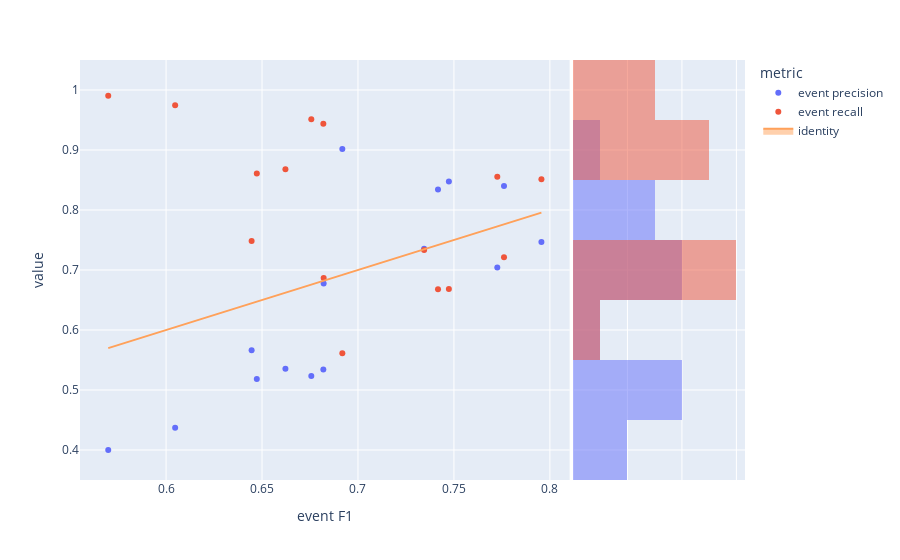

The notebook cell this image was saved under:
### Code cell
fig=px.scatter(visualTradeoff,x='event F1',y='value',color='metric', marginal_y="histogram")
fig.add_trace(
    go.Scatter(x=experimentModels['eventF1'], y=experimentModels['eventF1'], name="identity", mode='lines',fill="toself")
)
fig.show()

### Figure 1 — Plotly figure (JSON) as saved in the notebook; plotly's stock layout.template omitted (floating-point values rounded to 4 significant figures)
{"data": [{"hovertemplate": "metric=event precision<br>event F1=%{x}<br>value=%{y}<extra></extra>", "legendgroup": "event precision", "marker": {"color": "#636efa", "symbol": "circle"}, "mode": "markers", "name": "event precision", "orientation": "v", "showlegend": true, "type": "scatter", "x": [0.6919, 0.7956, 0.6446, 0.6622, 0.6821, 0.6473, 0.7761, 0.7726, 0.682, 0.7345, 0.6757, 0.6047, 0.7417, 0.7474, 0.5699], "xaxis": "x", "y": [0.9015, 0.7467, 0.5661, 0.5353, 0.6776, 0.5185, 0.84, 0.7044, 0.534, 0.7355, 0.5234, 0.4369, 0.8342, 0.8475, 0.4], "yaxis": "y"}, {"alignmentgroup": "True", "bingroup": "y", "hovertemplate": "metric=event precision<br>value=%{y}<br>count=%{x}<extra></extra>", "legendgroup": "event precision", "marker": {"color": "#636efa"}, "name": "event precision", "offsetgroup": "event precision", "opacity": 0.5, "showlegend": false, "type": "histogram", "xaxis": "x2", "y": [0.9015, 0.7467, 0.5661, 0.5353, 0.6776, 0.5185, 0.84, 0.7044, 0.534, 0.7355, 0.5234, 0.4369, 0.8342, 0.8475, 0.4], "yaxis": "y2"}, {"hovertemplate": "metric=event recall<br>event F1=%{x}<br>value=%{y}<extra></extra>", "legendgroup": "event recall", "marker": {"color": "#EF553B", "symbol": "circle"}, "mode": "markers", "name": "event recall", "orientation": "v", "showlegend": true, "type": "scatter", "x": [0.6919, 0.7956, 0.6446, 0.6622, 0.6821, 0.6473, 0.7761, 0.7726, 0.682, 0.7345, 0.6757, 0.6047, 0.7417, 0.7474, 0.5699], "xaxis": "x", "y": [0.5613, 0.8513, 0.7483, 0.868, 0.6867, 0.8607, 0.7211, 0.8553, 0.9439, 0.7334, 0.9513, 0.9747, 0.6681, 0.6684, 0.9905], "yaxis": "y"}, {"alignmentgroup": "True", "bingroup": "y", "hovertemplate": "metric=event recall<br>value=%{y}<br>count=%{x}<extra></extra>", "legendgroup": "event recall", "marker": {"color": "#EF553B"}, "name": "event recall", "offsetgroup": "event recall", "opacity": 0.5, "showlegend": false, "type": "histogram", "xaxis": "x2", "y": [0.5613, 0.8513, 0.7483, 0.868, 0.6867, 0.8607, 0.7211, 0.8553, 0.9439, 0.7334, 0.9513, 0.9747, 0.6681, 0.6684, 0.9905], "yaxis": "y2"}, {"fill": "toself", "mode": "lines", "name": "identity", "type": "scatter", "x": [0.6919, 0.7956, 0.6446, 0.6622, 0.6821, 0.6473, 0.7761, 0.7726, 0.682, 0.7345, 0.6757, 0.6047, 0.7417, 0.7474, 0.5699], "y": [0.6919, 0.7956, 0.6446, 0.6622, 0.6821, 0.6473, 0.7761, 0.7726, 0.682, 0.7345, 0.6757, 0.6047, 0.7417, 0.7474, 0.5699]}], "layout": {"barmode": "overlay", "legend": {"title": {"text": "metric"}, "tracegroupgap": 0}, "margin": {"t": 60}, "xaxis": {"anchor": "y", "domain": [0, 0.7363], "title": {"text": "event F1"}}, "xaxis2": {"anchor": "y2", "domain": [0.7413, 1], "matches": "x2", "showgrid": true, "showline": false, "showticklabels": false, "ticks": ""}, "yaxis": {"anchor": "x", "domain": [0, 1], "title": {"text": "value"}}, "yaxis2": {"anchor": "x2", "domain": [0, 1], "matches": "y", "showgrid": true, "showticklabels": false}}}
